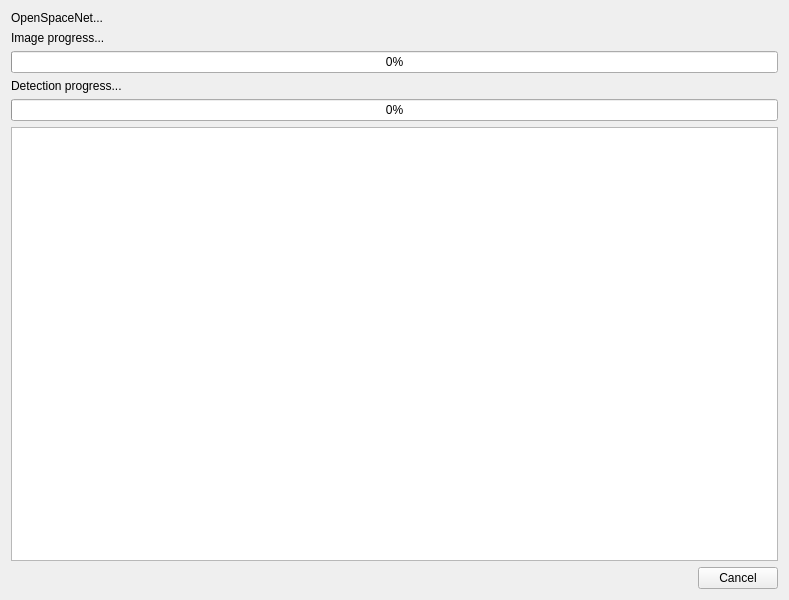
<?xml version="1.0" encoding="UTF-8"?>
<ui version="4.0">
 <class>ProgressWindow</class>
 <widget class="QWidget" name="ProgressWindow">
  <property name="geometry">
   <rect>
    <x>0</x>
    <y>0</y>
    <width>789</width>
    <height>600</height>
   </rect>
  </property>
  <property name="windowTitle">
   <string>OpenSpaceNet Progress</string>
  </property>
  <layout class="QGridLayout" name="gridLayout_2">
   <item row="1" column="0">
    <widget class="QLabel" name="label_2">
     <property name="text">
      <string>Image progress...</string>
     </property>
    </widget>
   </item>
   <item row="2" column="0">
    <widget class="QProgressBar" name="progressBar">
     <property name="value">
      <number>0</number>
     </property>
    </widget>
   </item>
   <item row="0" column="0">
    <widget class="QLabel" name="progressBarText">
     <property name="text">
      <string>OpenSpaceNet...</string>
     </property>
    </widget>
   </item>
   <item row="6" column="0" alignment="Qt::AlignRight">
    <widget class="QPushButton" name="cancelPushButton">
     <property name="layoutDirection">
      <enum>Qt::LeftToRight</enum>
     </property>
     <property name="text">
      <string>Cancel</string>
     </property>
    </widget>
   </item>
   <item row="4" column="0">
    <widget class="QProgressBar" name="progressBar_2">
     <property name="value">
      <number>0</number>
     </property>
    </widget>
   </item>
   <item row="3" column="0">
    <widget class="QLabel" name="label">
     <property name="text">
      <string>Detection progress...</string>
     </property>
    </widget>
   </item>
   <item row="5" column="0">
    <widget class="QTextBrowser" name="progressDisplay"/>
   </item>
  </layout>
 </widget>
 <resources/>
 <connections/>
</ui>
